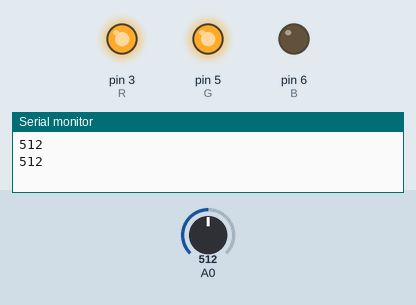
This sketch was run on a simulated Arduino Uno, built with avr-gcc and run on an emulated ATmega328P. Parts: output pins drawn as LEDs (lit = HIGH), the last lines printed to the serial monitor. Inputs (shaded band) come from the test bench; at power-on: A0 = 512.

Above: at 2.8 s.
2.9 s: A0 set to 459
5.6 s: A0 set to 438
At 7.3 s:
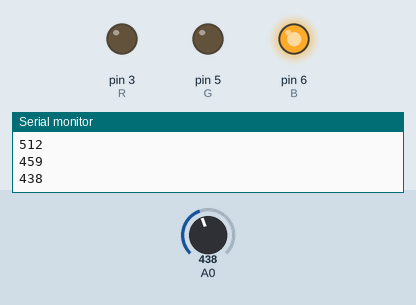
8.3 s: A0 set to 315
11.2 s: A0 set to 292
At 13.1 s:
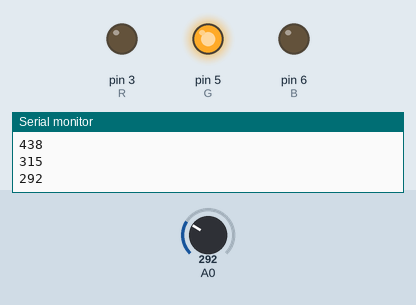
13.9 s: A0 set to 163
16.6 s: A0 set to 139
At 18.9 s:
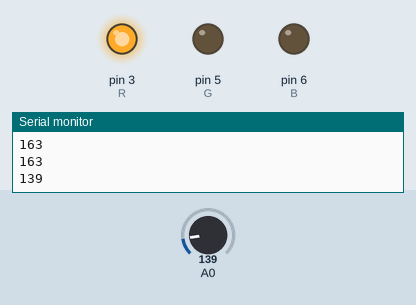
Timing chart, 0 to 20.4 s (numbered marks = the images above; inputs shaded):
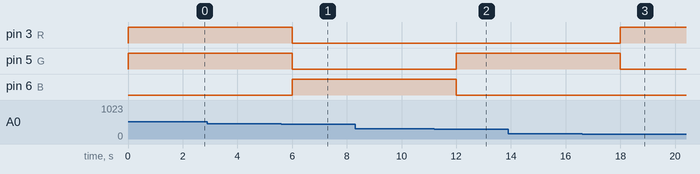

Measured:
- the behaviour switches between 451 and 450 on A0 (found by bisection; images 0 and 1)
- the behaviour switches between 301 and 300 on A0 (found by bisection; images 1 and 2)
- the behaviour switches between 151 and 150 on A0 (found by bisection; images 2 and 3)
- after the input at 5.6 s, pin 3 (R), pin 5 (G): HIGH → LOW after 0.40 s; pin 6 (B): LOW → HIGH after 0.40 s
- after the input at 11.2 s, pin 5 (G): LOW → HIGH after 0.80 s; pin 6 (B): HIGH → LOW after 0.80 s
- after the input at 16.6 s, pin 3 (R): LOW → HIGH after 1.4 s; pin 5 (G): HIGH → LOW after 1.4 s

The sketch:

LDR_+_LED_codigo.ino
```cpp
#define R 3
#define G 5
#define B 6

int LDR = 0;

void setup()
{
  pinMode(A0, INPUT);
  pinMode(R, OUTPUT);
  pinMode(G, OUTPUT);
  pinMode(B, OUTPUT);
  Serial.begin(9600);

}

void loop()
{

  int LDR = analogRead(A0);


  if (LDR<=150){
    analogWrite(R, 255);   // vermelho
    analogWrite(G, 0);
    analogWrite(B, 0);
     Serial.println(LDR);
  }

  else if(LDR>150 && LDR<=300){
  analogWrite(R, 0);     // verde
  analogWrite(G, 255);
  analogWrite(B, 0);
    Serial.println(LDR);
  }

  else if(LDR>300 && LDR<=450){
  analogWrite(R, 0);     // azul
  analogWrite(G, 0);
  analogWrite(B, 255);
  Serial.println(LDR);

  }

  else if (LDR>450 && LDR<=600){
  analogWrite(R, 255);   // amarelo
  analogWrite(G, 255);
  analogWrite(B, 0);
  Serial.println(LDR);
  }

  else if (LDR>600 && LDR<=750){
  analogWrite(R, 255);     // laranja
  analogWrite(G, 102);
  analogWrite(B, 0);
      Serial.println(LDR);
  }

  else if (LDR>750 && LDR<=900){
  analogWrite(R, 199);     // rosa
  analogWrite(G, 21);
  analogWrite(B, 133);
      Serial.println(LDR);
  }
  else{
     analogWrite(R, 0);     // desligado
  analogWrite(G, 0);
  analogWrite(B, 0);
    Serial.println(LDR);

  }
      delay(2000);
}


  
```
